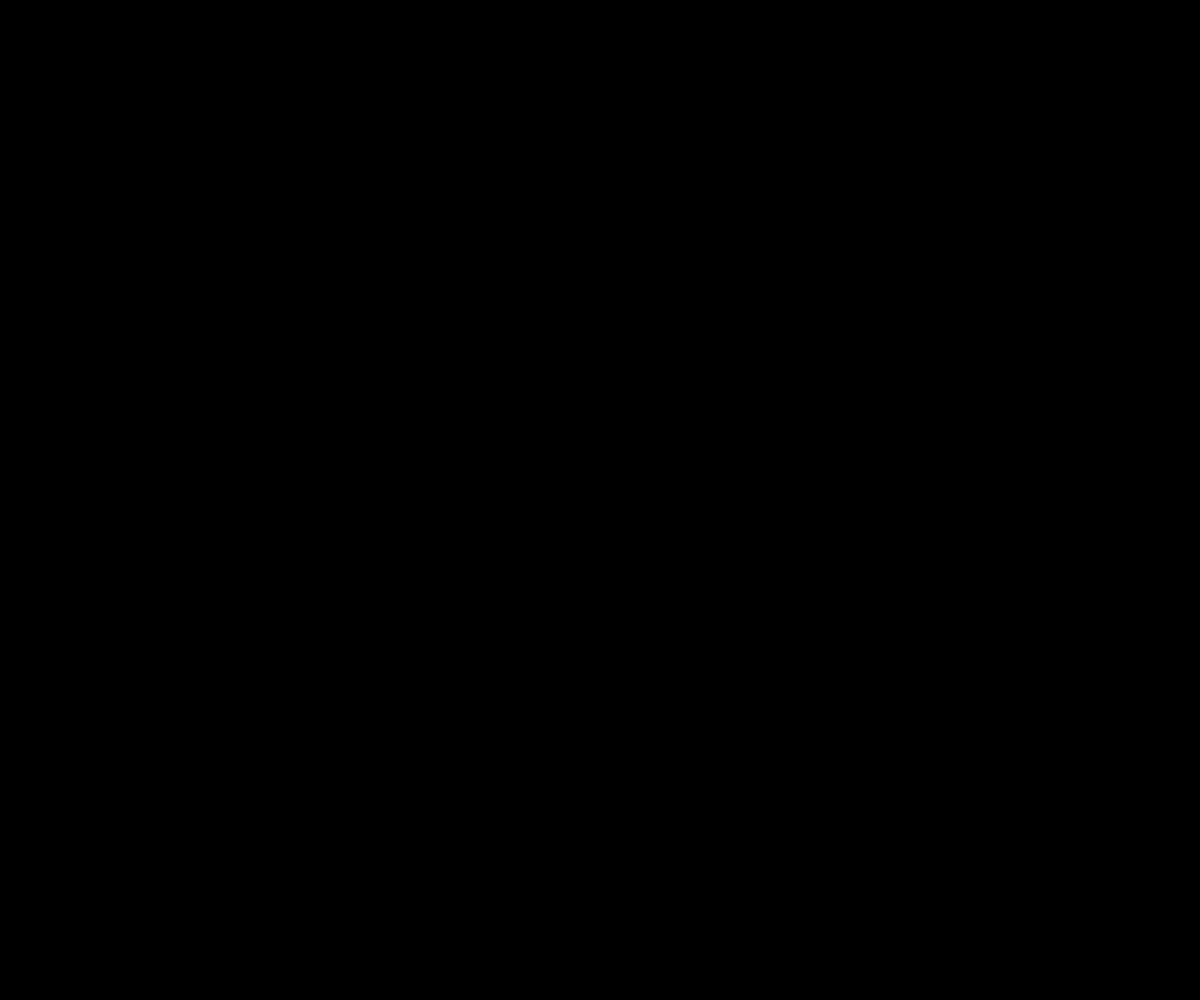
Frame 1 (no input)
Frame 60 (no input): identical to frame 1, image omitted
Frame 120 (the mouse pressed at the canvas centre since frame 60): identical to frame 1, image omitted

The p5.js sketch that drew this single still picture (run headless with seeded random() and noise() and a simulated clock; from frame 60 on, the mouse is pressed at the canvas centre):

// p5.js sketch
// ── sketch.js
console.log ('JS LOAD!')

let dpi;
let w;
let wcm;
let raggio;
let r2;
let f2;
let ml;
let hgt;
let hgt2;
let pxh;


function setup (){
    createCanvas(windowWidth, windowHeight);
    shared=true;
    dpi = pixelDensity();
    w = windowWidth / dpi;
    wcm = w * 2.54;
    raggio = wcm / 200;
    r2 = raggio * raggio;
    f2 = 3.14 * r2;
    ml = 60;
    hgt = ml / f2;
    hgt2 = pixelDensity() / 0.39;
    pxh = hgt * hgt2 * 2;
    console.log(`Size: ${pxh.toFixed(2)}`);
    
}

function draw (){
  background(0);
  fill(255,0,0);
   const rectHeight = pxh;
   const rectWidth = windowWidth;
   const centerX = width / 2;
   const canvasBottom = height;
   const rectX = centerX - rectWidth / 2;
   const rectY = canvasBottom - rectHeight;
    rect(rectX, rectY, rectWidth, rectHeight);
  
   }
  
 

   
